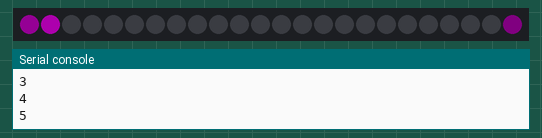
This program was run on a simulated Raspberry Pi Pico running MicroPython. Parts: 24 RGB LEDs in strip order, left to right, the last lines printed to the serial console. Dim RGB values are drawn brighter than linear.

Above: at 0.15 s.
At 1.08 s:
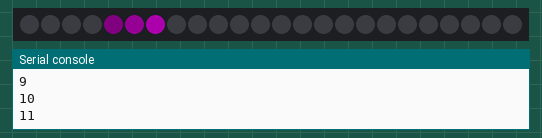
At 2.01 s:
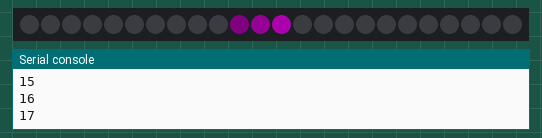
At 2.95 s:
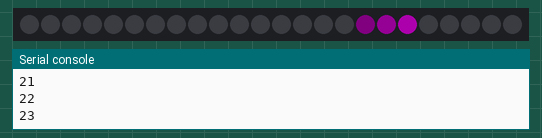
At 3.57 s:
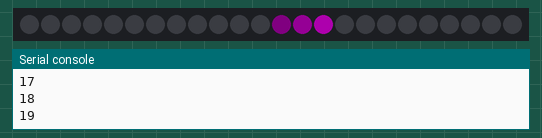
At 4.19 s:
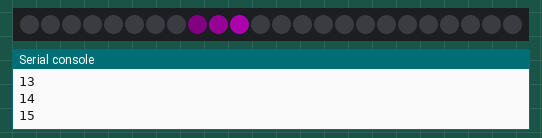

The program:

neoloop.py
```python
from machine import Pin
from time import sleep
import neopixel

NUM = 24
neopin = Pin(7,Pin.OUT)

neo = neopixel.NeoPixel(neopin,NUM)
x=0
while True:
    x = x +1
    i = x %24
    print(i)
    if i==0:
        neo[23]=(20,0,20)
        neo[22]=(5,0,5)
        neo[21]=(0,0,0)
    if i==1:
        neo[0]=(20,0,20)
        neo[23]=(5,0,5)
        neo[22]=(0,0,0)
    if i==2:
        neo[1]=(20,0,20)
        neo[0]=(5,0,5)
        neo[23]=(0,0,0)
    else:
        neo[i-1]=(20,0,20)
        neo[i-2]=(5,0,5)
        neo[i-3]=(0,0,0)
    neo[i] = (50,0,50)
    neo.write()
    sleep(.03)
```

Measured:
- by itself, everything shown: repeats every 3.7 s, in 12 steps
